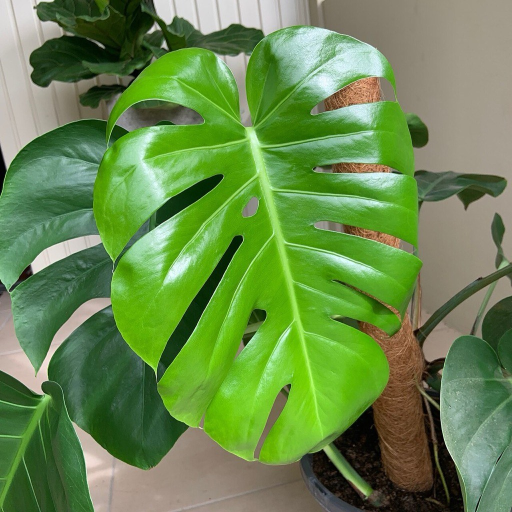
#> input picture apps/mobile/e2e/media/monstera.jpg, 1024 x 1024 px (shown at 1/2 size)
$ python make_icons.py ../../apps/mobile/e2e/media/monstera.jpg ../../apps/mobile/e2e/media/monstera.jpg
#> lines starting #> are read from the running program, lines starting #| are printed output that depends on the picture
# Regenerates the app icons from plantpal-logo.png (needs Pillow + numpy):
#   python docs/brand/make_icons.py docs/brand/plantpal-logo.png apps/mobile/assets/images
import sys
import numpy as np
from PIL import Image

src, out = sys.argv[1], sys.argv[2]
img = np.asarray(Image.open(src).convert('RGB')).astype(np.float32)
h, w, _ = img.shape
#> h = 1024; w = 1024

# "Ink" = colourful or dark pixels; the background is near-white with a faint green tint.
chroma = img.max(axis=2) - img.min(axis=2)
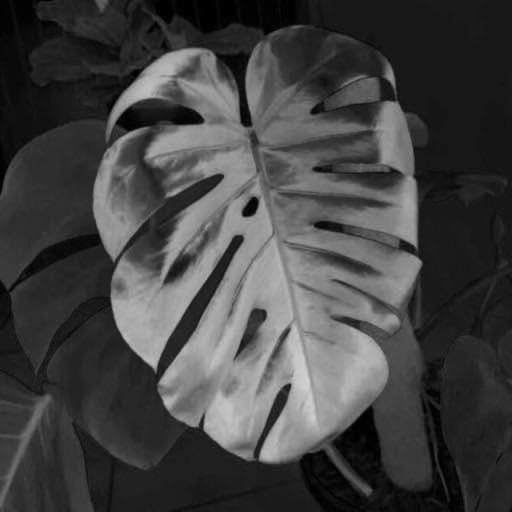
#> chroma: shape (1024, 1024) float32 (shown at 1/2 size); min 0, max 214, mean 66.4
dark = 255 - img.mean(axis=2)
score = np.maximum(chroma, dark * 0.9)
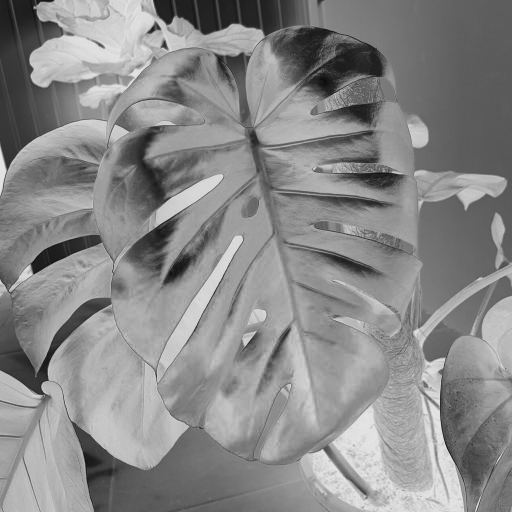
#> score: shape (1024, 1024) float32 (shown at 1/2 size); min 7.5, max 229.5, mean 137.3
alpha = np.clip((score - 22) / (60 - 22), 0, 1)
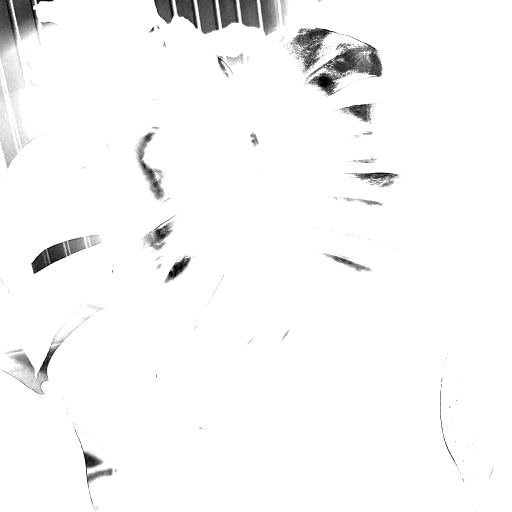
#> alpha: shape (1024, 1024) float32 (shown at 1/2 size); min 0, max 1, mean 0.972

# Keep only the plant + pot (everything above the wordmark).
rows = np.where(alpha.max(axis=1) > 0.5)[0]
#> rows = 1024 values from 0 to 1023
gap_rows = [r for r in range(int(h * 0.55), int(h * 0.75)) if alpha[r].max() < 0.2]
#> gap_rows = []
cut = gap_rows[len(gap_rows) // 2] if gap_rows else int(h * 0.64)
#> cut = 655
alpha[cut:, :] = 0
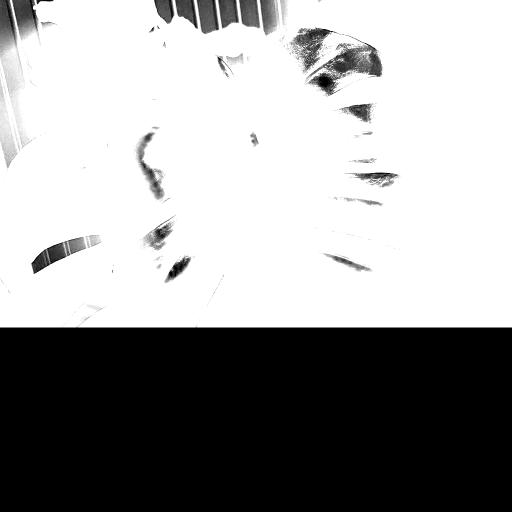
#> alpha: shape (1024, 1024) float32 (shown at 1/2 size); min 0, max 1, mean 0.614
ys, xs = np.where(alpha > 0.5)
y0, y1, x0, x1 = ys.min(), ys.max() + 1, xs.min(), xs.max() + 1
#> y0 = 0; y1 = 655; x0 = 0; x1 = 1024
pad = 6
y0, x0 = max(0, y0 - pad), max(0, x0 - pad)
y1, x1 = min(h, y1 + pad), min(w, x1 + pad)
#> y1 = 661

rgba = np.dstack([img, alpha * 255]).astype(np.uint8)[y0:y1, x0:x1]
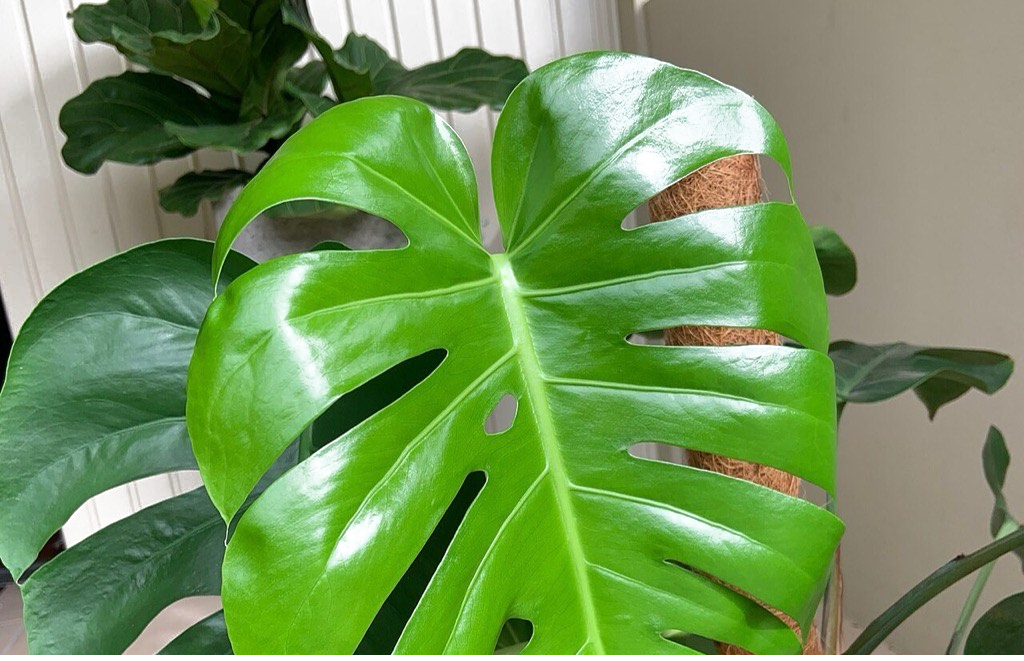
#> rgba: shape (661, 1024, 4); mean R, G, B, A 110.4, 146, 84.8, 242.4; transparent parts drawn white
mark = Image.fromarray(rgba, 'RGBA')
print(f'wordmark cut at y={cut}, mark bbox {x1-x0}x{y1-y0}')
#| wordmark cut at y=655, mark bbox 1024x661

BG = (234, 246, 230)  # light leaf green, close to the logo's background

def place(canvas_size, fraction, background=None, mono=False):
#> called with canvas_size = 1024, fraction = 0.62, background = (234, 246, 230), mono = False
    canvas = Image.new('RGBA', (canvas_size, canvas_size), background + (255,) if background else (0, 0, 0, 0))
    m = mark.copy()
    scale = fraction * canvas_size / max(m.size)
#> scale = 0.62
    m = m.resize((round(m.width * scale), round(m.height * scale)), Image.LANCZOS)
    if mono:
        a = m.split()[3]
        m = Image.new('RGBA', m.size, (255, 255, 255, 255))
        m.putalpha(a)
    canvas.alpha_composite(m, ((canvas_size - m.width) // 2, (canvas_size - m.height) // 2))
    return canvas

# iOS / store icon: 1024, full bleed, opaque (iOS rejects transparency), mark ~62%.
place(1024, 0.62, BG).convert('RGB').save(f'{out}/icon.png')
# Android adaptive: the launcher masks a 108dp layer to ~66dp, so keep the mark inside ~58%.
place(1024, 0.56).save(f'{out}/android-icon-foreground.png')
#> in place (call 2), `canvas = Image.new('RGBA', (canvas_size, canvas_size), background + (2..`: canvas: PIL image 1024x1024 RGBA; every value is 0
Image.new('RGB', (1024, 1024), BG).save(f'{out}/android-icon-background.png')
place(1024, 0.56, mono=True).save(f'{out}/android-icon-monochrome.png')
#> call 3 of place, with canvas_size = 1024, fraction = 0.56, mono = True
#> in place (call 3), `a = m.split()[3]`:
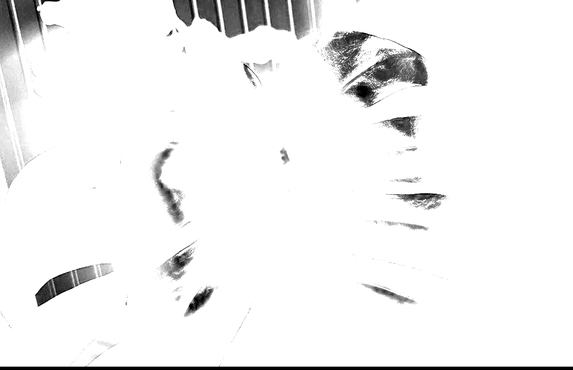
#> a: PIL image 573x370 L; min 0, max 255, mean 242.3
#> in place (call 3), `m = Image.new('RGBA', m.size, (255, 255, 255, 255))`: m: PIL image 573x370 RGBA; every value is 255
# Splash: transparent mark, the background colour comes from app config.
place(1024, 0.9).save(f'{out}/splash-icon.png')
place(48, 0.8, BG).convert('RGB').save(f'{out}/favicon.png')
#> in place (call 5), `canvas.alpha_composite(m, ((canvas_size - m.width) // 2, (canvas_size ..`:
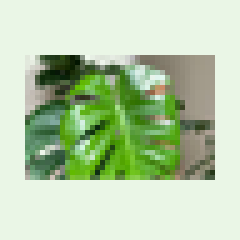
#> canvas: PIL image 48x48 RGBA (shown 5 times larger); mean R, G, B, A 184.1, 205.7, 171.1, 255
print('written to', out)
